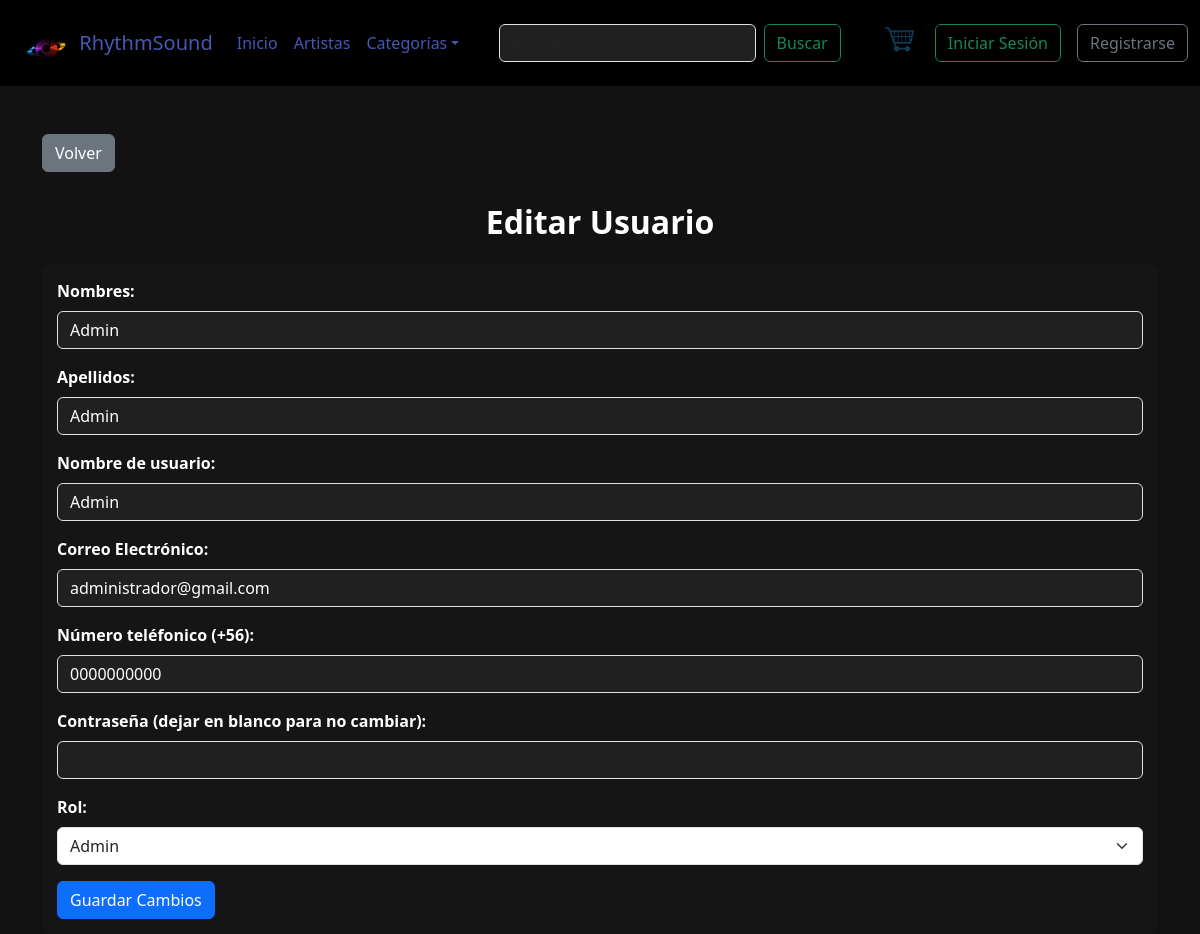
The page /pagEditar_usuario/49 on the database its author committed.
### rsound/models.py (models this page shows, shortened)
class Usuario(models.Model):
    idUsuario = models.AutoField(primary_key=True, verbose_name='Id de usuario')
    nombreUsuario = models.CharField(max_length=15)
    nombre = models.CharField(max_length=20)
    apellidos = models.CharField(max_length=40)
    numero_telefonico = models.CharField(max_length=20, verbose_name="Número Telefónico (+56)", default='0000000000')
    correo = models.EmailField(max_length=40)
    contraseña = models.CharField(max_length=128)
    fechacreacion = models.DateField(verbose_name='Fecha de creación', auto_now_add=True)
    rol = models.ForeignKey(Rol, on_delete=models.CASCADE)

### rsound/views.py (the view)
# urls.py: path('pagEditar_usuario/<id_usuario>', pagEditar_usuario, name='pagEditar_usuario'),
def pagEditar_usuario(request, id_usuario):
    usuarioAEditar = Usuario.objects.get(idUsuario=id_usuario)
    roles = Rol.objects.all()
    contexto = {"id_usuario": id_usuario, "usuario": usuarioAEditar, "roles": roles}
    return render(request, 'rsound/Admin/editar_usuario.html', contexto)

### rsound/templates/rsound/Admin/editar_usuario.html (shortened to what this page needs)
{% extends 'rsound/Plantilla.html' %}
{% load static %}
{% block css %}
<link href="{% static 'rsound/css/Style2.css' %}" rel="stylesheet">
{% endblock css %}
{% block Contenido %}
  <div class="container mt-5">
    <div class="mb-3">
      <a href="{% url 'listado_usuario' %}" class="btn btn-secondary">Volver</a>
    </div>
    <h2 class="colorblanco centrado">Editar Usuario</h2>
    <div class="fondoform">
      <form id="editarForm" action="{% url 'editar_usuario_funcion' usuario.idUsuario %}" method="post">
        <div class="mb-3">
          <label for="name" class="form-label colorblanco">Nombres:</label>
          <input type="text" class="form-control" id="name" name="name" value="{{ usuario.nombre }}" required>
        </div>
        <div class="mb-3">
          <label for="apellido" class="form-label colorblanco">Apellidos:</label>
          <input type="text" class="form-control" id="apellido" name="apellido" value="{{ usuario.apellidos }}" required>
        </div>
        <div class="mb-3">
          <label for="nickname" class="form-label colorblanco">Nombre de usuario:</label>
          <input type="text" class="form-control" id="nickname" name="nickname" value="{{ usuario.nombreUsuario }}" required>
        </div>
        <div class="mb-3">
          <label for="email" class="form-label colorblanco">Correo Electrónico:</label>
          <input type="email" class="form-control" id="email" name="email" value="{{ usuario.correo }}" required>
        </div>
        <div class="mb-3">
          <label for="telefono" class="form-label colorblanco">Número teléfonico (+56):</label>
          <input type="number" class="form-control" id="telefono" name="telefono" value="{{ usuario.numero_telefonico }}" required>
        </div>
        <div class="mb-3">
          <label for="password" class="form-label colorblanco">Contraseña (dejar en blanco para no cambiar):</label>
          <input type="password" class="form-control" id="password" name="password">
        </div>
        <div class="mb-3">
          <label for="rol" class="form-label colorblanco"> Rol:</label>
          <select class="form-select" aria-label="Default select example" name="rol">
            {% for rol in roles %}
              {% if rol == usuario.rol %}
                <option value="{{rol.idRol}}" selected>{{ rol.nombreRol }}</option>
              {% else %}
              <option value="{{rol.idRol}}">{{ rol.nombreRol }}</option>
              {% endif %}
            {% endfor %}
          </select>
        </div>
        <button type="submit" class="btn btn-primary" id="btneditar">Guardar Cambios</button>
      </form>
    </div>
  </div>
{% endblock Contenido %}

### rsound/static/rsound/css/Style2.css (style rules this page uses)
.colorblanco { color: rgb(255, 255, 255); font-weight: 700; }
.fondoform { padding: 15px; background-color: #151515; border-radius: 10px; z-index: 1; }
.centrado { text-align: center; padding: 15px; font-weight: 600; }
.form-control { background-color: #202020 !important; color: white !important; }

### rsound/static/rsound/css/Styles.css (style rules this page uses)
body { font-family: 'Arial', sans-serif; background-color: #121212 !important; }

### rsound/static/rsound/css/Style3.css (style rules this page uses)
body { font-family: Arial, sans-serif; background-color: #000; color: #fff !important; margin: 0; padding: 0; }

### rows shown on the page
Usuario: name "Admin", apellido "Admin", nickname "Admin", email "administrador@gmail.com", telefono "0000000000"

### other values the page prints
form field rol "Admin"
